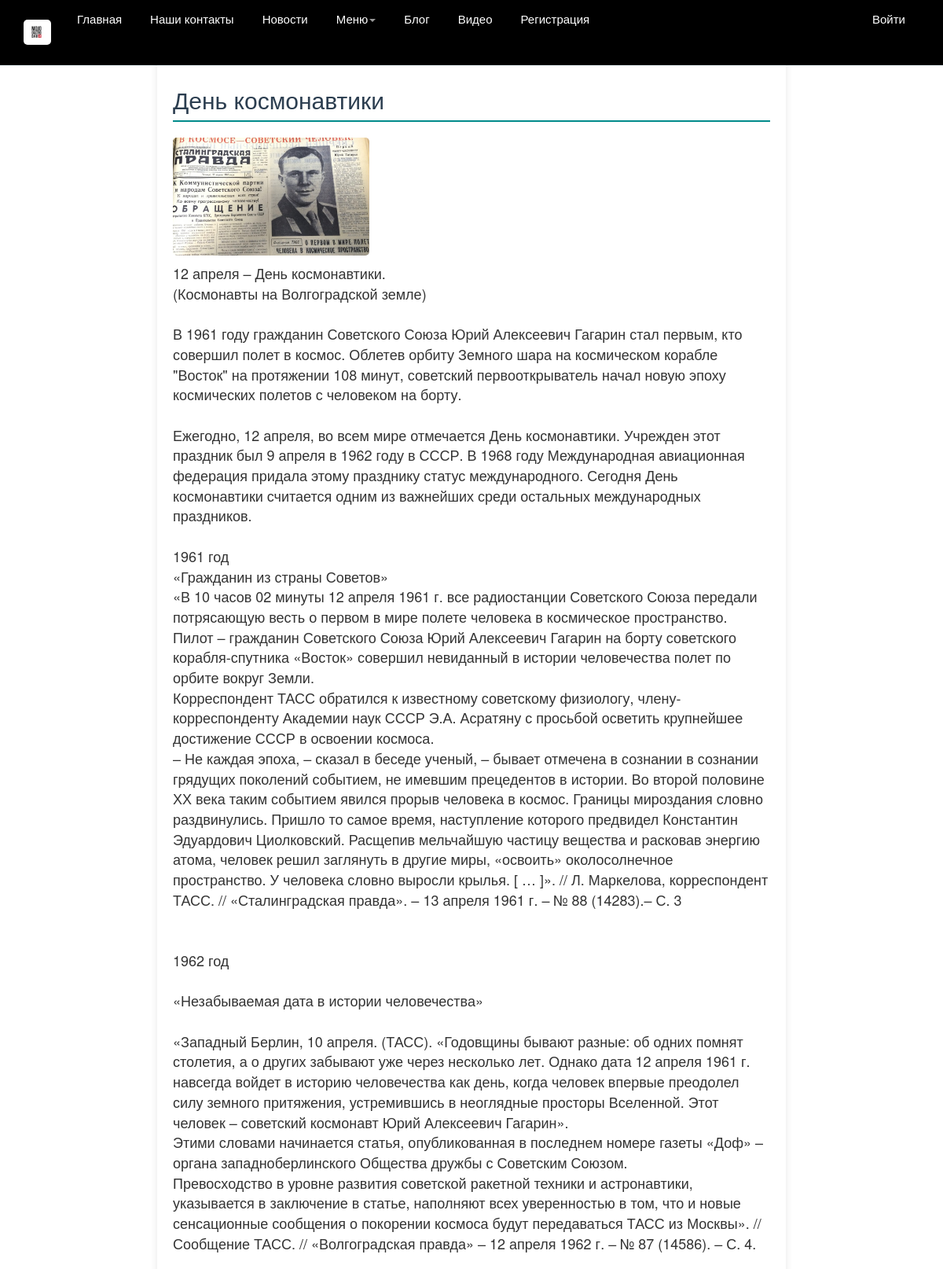
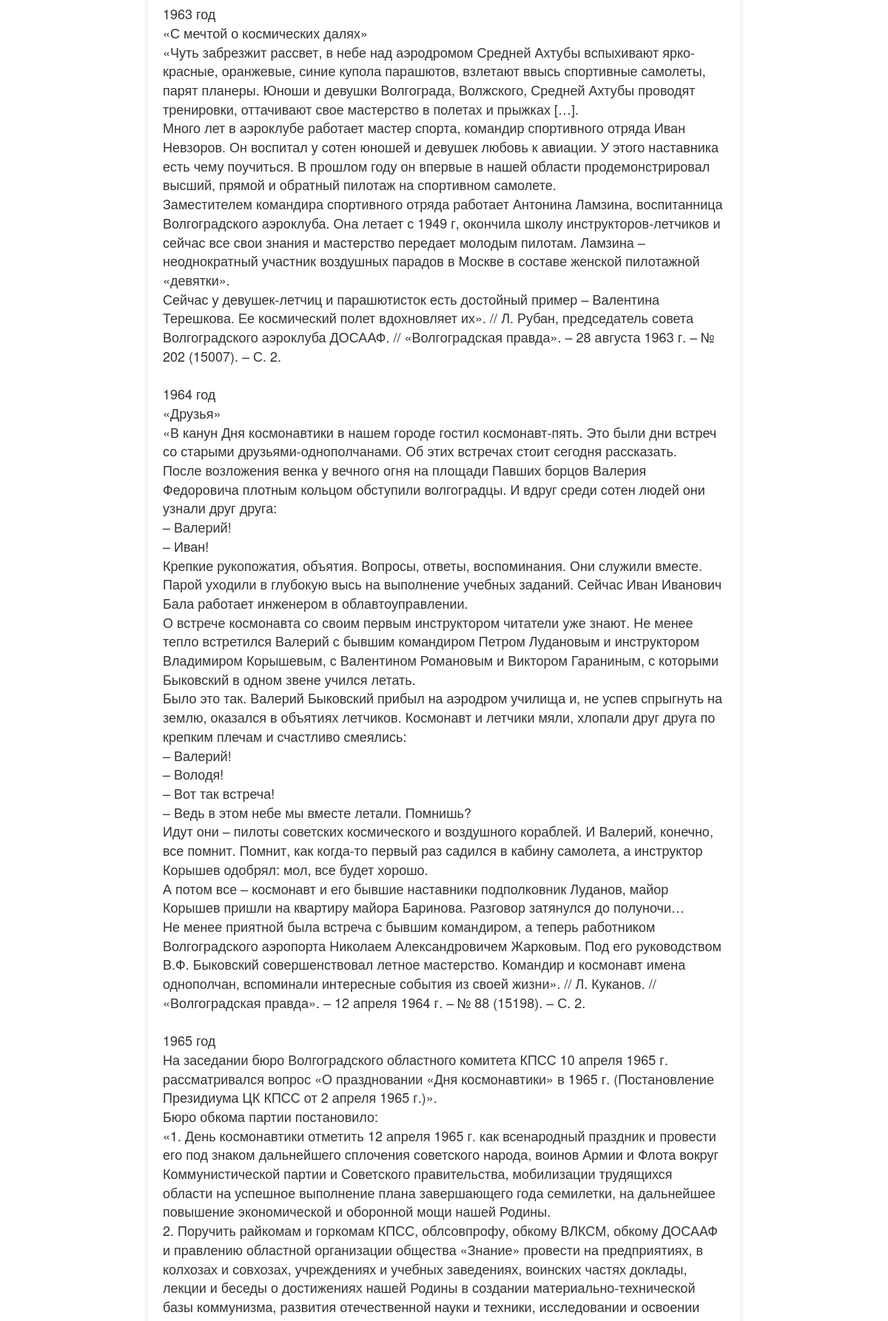
Screenshot of /blogpost/8/ (upper part) with the database file from the repository (2 pictures, top to bottom).
### app/models.py (models this page shows, shortened)
class Blog(models.Model):
    title = models.CharField(max_length=100, unique=True, verbose_name="Заголовок")
    description = models.TextField(verbose_name="Краткое содержание")
    content = models.TextField(verbose_name="Полное содержание")
    posted = models.DateTimeField(default=datetime.now, db_index=True, verbose_name="Опубликована")
    author = models.ForeignKey(User, null=True, blank=True, on_delete=models.SET_NULL, verbose_name="Автор")
    image = models.FileField(default='temp.jpg', verbose_name="Путь к картинке")
    class Meta:
        ordering = ["-posted"]
        verbose_name = "статья блога"
        verbose_name_plural = "статьи блога"

### app/views.py (the view)
# urls.py: path('blogpost/<int:parametr>/', views.blogpost, name='blogpost'),
def blogpost(request, parametr):
    assert isinstance(request, HttpRequest)
    post_1 = Blog.objects.get(id=parametr)  # запрос на выбор конкретной статьи по параметру
    comments = Comment.objects.filter(post=parametr)
    if request.method == "POST":  # после отправки данных формы на сервер методом POST
        form = CommentForm(request.POST)
        if form.is_valid():
            comment_f = form.save(commit=False)
            comment_f.author = request.user  # добавляем автора комментария
            comment_f.date = datetime.now()  # добавляем текущую дату
            comment_f.post = Blog.objects.get(id=parametr)  # добавляем статью, для которой данный комментарий
            comment_f.save()  # сохраняем комментарий
            return redirect('blogpost', parametr=post_1.id) # переадресация на ту же страницу статьи после отправки комментария
    else:
        form = CommentForm()  # создание формы для ввода комментария
    return render(request, 'app/blogpost.html', {
        'post_1': post_1,  # передача конкретной статьи в шаблон веб-страницы
        'comments': comments,  # передача комментариев в шаблон веб-страницы
        'form': form,  # передача формы в шаблон веб-страницы
        'year': datetime.now().year,
    }
    )

### app/context_processors.py (called while the page is built)
def categories(request):
    categories = cache.get('categories')
    if categories is None:
        categories = Category.objects.all()
        cache.set('categories', categories, 60 * 15)  # �������� �� 15 �����
    return {
        'categories': categories
    }

### app/templates/app/blogpost.html (shortened to what this page needs)
{% extends "app/layout.html" %}
{% block content %}
<div class="content">
    <h2>{{ post_1.title }}</h2>
    {% if post_1.image and post_1.image.url != '/media/temp.jpg' %}
    <img src="{{ post_1.image.url }}" alt="Картинка статьи блога" />
    {% endif %}
    <p>{{ post_1.content|linebreaksbr }}</p>
    <br />
</div>
{% endblock %}

### app/static/app/content/site.css (style rules this page uses)
body { padding-top: 50px; padding-bottom: 20px; }

### app/templates/app/layout.html (style rules this page uses)
h1, h2, h3, h4, h5 { color: #000000; transition: transform 0.3s ease; }
p { font-size: 18px; transition: transform 0.3s ease; }

### app/templates/app/blogpost.html (style rules this page uses)
.content { max-width: 800px; margin: 20px auto; padding: 20px; background-color: #ffffff; border-radius: 8px; box-shadow: 0 4px 10px rgba(0, 0, 0, 0.1); }
h2 { color: #2c3e50; border-bottom: 2px solid #008B8B; padding-bottom: 10px; }
img { max-width: 100%; height: auto; width: 250px; height: 150px; border-radius: 5px; margin: 10px 0; object-fit: cover; }

### rows the page displays
Blog: title "День космонавтики", image (picture), content "12 апреля – День космонавтики. (Космонавты на Волгоградской земле) В 1961 году гражданин Советского Союза Юрий Алексеевич Гагарин стал первым, кто совершил полет в космос. Облетев орбиту Земного шара на космическом корабле \"Восток\" на протяжении 108 минут, советский первооткрыватель начал новую эпоху космических полетов с человеком на борту. Ежегодно, 12 апреля, во всем мире отмечается День космонавтики. Учрежден этот праздник был 9 апреля в 1962 году в СССР. В 1968 году Международная авиационная федерация придала этому празднику статус международного. Сегодня День космонавтики считается одним из важнейших среди остальных международных праздников. 1961 год «Гражданин из страны Советов» «В…"
